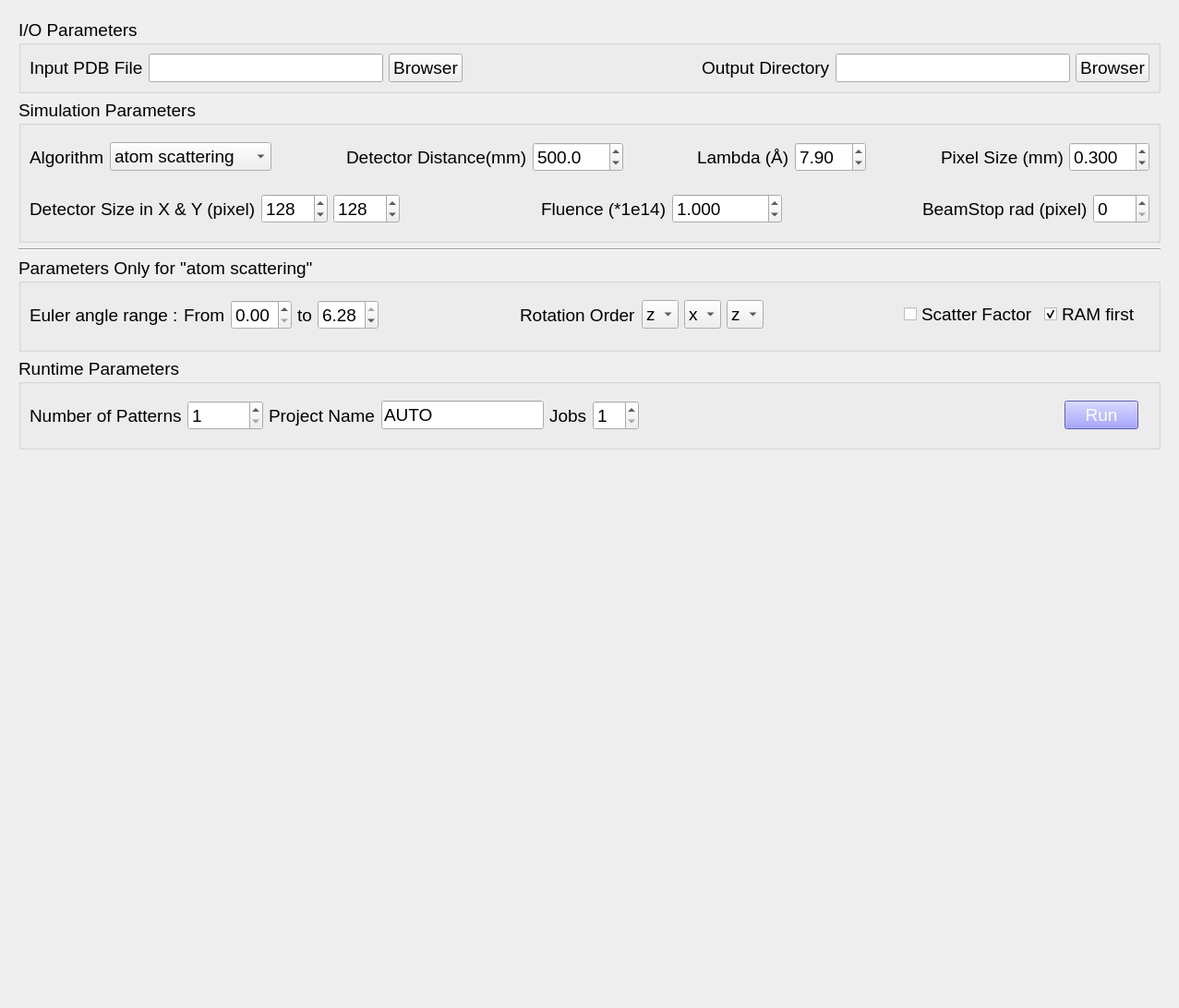
          <widget class="QWidget" name="tab_simulation">
           <attribute name="title">
            <string>Simulation</string>
           </attribute>
           <layout class="QVBoxLayout" name="verticalLayout_33">
            <item>
             <widget class="QWidget" name="widget_78" native="true">
              <layout class="QVBoxLayout" name="verticalLayout_27">
               <item>
                <widget class="QGroupBox" name="groupBox_9">
                 <property name="font">
                  <font>
                   <pointsize>14</pointsize>
                  </font>
                 </property>
                 <property name="title">
                  <string>I/O Parameters</string>
                 </property>
                 <layout class="QHBoxLayout" name="horizontalLayout_61">
                  <item>
                   <widget class="QLabel" name="label_55">
                    <property name="text">
                     <string>Input PDB File</string>
                    </property>
                   </widget>
                  </item>
                  <item>
                   <widget class="QLineEdit" name="lineEdit_13"/>
                  </item>
                  <item>
                   <widget class="QPushButton" name="pushButton_19">
                    <property name="text">
                     <string>Browser</string>
                    </property>
                   </widget>
                  </item>
                  <item>
                   <spacer name="horizontalSpacer_11">
                    <property name="orientation">
                     <enum>Qt::Horizontal</enum>
                    </property>
                    <property name="sizeHint" stdset="0">
                     <size>
                      <width>188</width>
                      <height>20</height>
                     </size>
                    </property>
                   </spacer>
                  </item>
                  <item>
                   <widget class="QLabel" name="label_56">
                    <property name="toolTip">
                     <string>&lt;html&gt;&lt;head/&gt;&lt;body&gt;&lt;p&gt;If empty, default work path will be used&lt;/p&gt;&lt;/body&gt;&lt;/html&gt;</string>
                    </property>
                    <property name="text">
                     <string>Output Directory</string>
                    </property>
                   </widget>
                  </item>
                  <item>
                   <widget class="QLineEdit" name="lineEdit_14"/>
                  </item>
                  <item>
                   <widget class="QPushButton" name="pushButton_20">
                    <property name="text">
                     <string>Browser</string>
                    </property>
                   </widget>
                  </item>
                 </layout>
                </widget>
               </item>
               <item>
                <widget class="QGroupBox" name="groupBox_10">
                 <property name="font">
                  <font>
                   <pointsize>14</pointsize>
                  </font>
                 </property>
                 <property name="title">
                  <string>Simulation Parameters</string>
                 </property>
                 <layout class="QVBoxLayout" name="verticalLayout_26">
                  <property name="leftMargin">
                   <number>0</number>
                  </property>
                  <property name="rightMargin">
                   <number>0</number>
                  </property>
                  <item>
                   <widget class="QWidget" name="widget_71" native="true">
                    <layout class="QHBoxLayout" name="horizontalLayout_63" stretch="0,0,1,0,0,1,0,0,1,0,0">
                     <item>
                      <widget class="QLabel" name="label_57">
                       <property name="text">
                        <string>Algorithm</string>
                       </property>
                      </widget>
                     </item>
                     <item>
                      <widget class="QComboBox" name="comboBox_13">
                       <item>
                        <property name="text">
                         <string>atom scattering</string>
                        </property>
                       </item>
                       <item>
                        <property name="text">
                         <string>Fourier transform</string>
                        </property>
                       </item>
                      </widget>
                     </item>
                     <item>
                      <spacer name="horizontalSpacer_12">
                       <property name="orientation">
                        <enum>Qt::Horizontal</enum>
                       </property>
                       <property name="sizeHint" stdset="0">
                        <size>
                         <width>40</width>
                         <height>20</height>
                        </size>
                       </property>
                      </spacer>
                     </item>
                     <item>
                      <widget class="QLabel" name="label_58">
                       <property name="text">
                        <string>Detector Distance(mm)</string>
                       </property>
                      </widget>
                     </item>
                     <item>
                      <widget class="QDoubleSpinBox" name="doubleSpinBox_10">
                       <property name="decimals">
                        <number>1</number>
                       </property>
                       <property name="maximum">
                        <double>10000.000000000000000</double>
                       </property>
                       <property name="singleStep">
                        <double>0.100000000000000</double>
                       </property>
                       <property name="value">
                        <double>500.000000000000000</double>
                       </property>
                      </widget>
                     </item>
                     <item>
                      <spacer name="horizontalSpacer_14">
                       <property name="orientation">
                        <enum>Qt::Horizontal</enum>
                       </property>
                       <property name="sizeHint" stdset="0">
                        <size>
                         <width>40</width>
                         <height>20</height>
                        </size>
                       </property>
                      </spacer>
                     </item>
                     <item>
                      <widget class="QLabel" name="label_59">
                       <property name="text">
                        <string>Lambda (Å)</string>
                       </property>
                      </widget>
                     </item>
                     <item>
                      <widget class="QDoubleSpinBox" name="doubleSpinBox_11">
                       <property name="singleStep">
                        <double>0.100000000000000</double>
                       </property>
                       <property name="value">
                        <double>7.900000000000000</double>
                       </property>
                      </widget>
                     </item>
                     <item>
                      <spacer name="horizontalSpacer_16">
                       <property name="orientation">
                        <enum>Qt::Horizontal</enum>
                       </property>
                       <property name="sizeHint" stdset="0">
                        <size>
                         <width>40</width>
                         <height>20</height>
                        </size>
                       </property>
                      </spacer>
                     </item>
                     <item>
                      <widget class="QLabel" name="label_60">
                       <property name="text">
                        <string>Pixel Size (mm)</string>
                       </property>
                      </widget>
                     </item>
                     <item>
                      <widget class="QDoubleSpinBox" name="doubleSpinBox_12">
                       <property name="decimals">
                        <number>3</number>
                       </property>
                       <property name="singleStep">
                        <double>0.100000000000000</double>
                       </property>
                       <property name="value">
                        <double>0.300000000000000</double>
                       </property>
                      </widget>
                     </item>
                    </layout>
                   </widget>
                  </item>
                  <item>
                   <widget class="QWidget" name="widget_73" native="true">
                    <layout class="QHBoxLayout" name="horizontalLayout_64" stretch="0,0,0,1,0,0,1,0,0">
                     <item>
                      <widget class="QLabel" name="label_62">
                       <property name="text">
                        <string>Detector Size in X &amp; Y (pixel)</string>
                       </property>
                       <property name="margin">
                        <number>0</number>
                       </property>
                      </widget>
                     </item>
                     <item>
                      <widget class="QSpinBox" name="spinBox_31">
                       <property name="maximum">
                        <number>1024</number>
                       </property>
                       <property name="value">
                        <number>128</number>
                       </property>
                      </widget>
                     </item>
                     <item>
                      <widget class="QSpinBox" name="spinBox_30">
                       <property name="maximum">
                        <number>1024</number>
                       </property>
                       <property name="value">
                        <number>128</number>
                       </property>
                      </widget>
                     </item>
                     <item>
                      <spacer name="horizontalSpacer_13">
                       <property name="orientation">
                        <enum>Qt::Horizontal</enum>
                       </property>
                       <property name="sizeHint" stdset="0">
                        <size>
                         <width>117</width>
                         <height>20</height>
                        </size>
                       </property>
                      </spacer>
                     </item>
                     <item>
                      <widget class="QLabel" name="label_63">
                       <property name="text">
                        <string>Fluence (*1e14)</string>
                       </property>
                      </widget>
                     </item>
                     <item>
                      <widget class="QDoubleSpinBox" name="doubleSpinBox_13">
                       <property name="decimals">
                        <number>3</number>
                       </property>
                       <property name="minimum">
                        <double>0.001000000000000</double>
                       </property>
                       <property name="maximum">
                        <double>10000.000000000000000</double>
                       </property>
                       <property name="singleStep">
                        <double>0.100000000000000</double>
                       </property>
                       <property name="value">
                        <double>1.000000000000000</double>
                       </property>
                      </widget>
                     </item>
                     <item>
                      <spacer name="horizontalSpacer_15">
                       <property name="orientation">
                        <enum>Qt::Horizontal</enum>
                       </property>
                       <property name="sizeHint" stdset="0">
                        <size>
                         <width>40</width>
                         <height>20</height>
                        </size>
                       </property>
                      </spacer>
                     </item>
                     <item>
                      <widget class="QLabel" name="label_61">
                       <property name="text">
                        <string>BeamStop rad (pixel)</string>
                       </property>
                      </widget>
                     </item>
                     <item>
                      <widget class="QSpinBox" name="spinBox_29">
                       <property name="maximum">
                        <number>512</number>
                       </property>
                      </widget>
                     </item>
                    </layout>
                   </widget>
                  </item>
                 </layout>
                </widget>
               </item>
               <item>
                <widget class="Line" name="line_2">
                 <property name="orientation">
                  <enum>Qt::Horizontal</enum>
                 </property>
                </widget>
               </item>
               <item>
                <widget class="QGroupBox" name="groupBox_11">
                 <property name="enabled">
                  <bool>true</bool>
                 </property>
                 <property name="font">
                  <font>
                   <pointsize>14</pointsize>
                  </font>
                 </property>
                 <property name="title">
                  <string>Parameters Only for &quot;atom scattering&quot;</string>
                 </property>
                 <layout class="QVBoxLayout" name="verticalLayout_28">
                  <property name="leftMargin">
                   <number>0</number>
                  </property>
                  <property name="bottomMargin">
                   <number>12</number>
                  </property>
                  <item>
                   <widget class="QWidget" name="widget_74" native="true">
                    <layout class="QHBoxLayout" name="horizontalLayout_65" stretch="0,0,0,0,0,1,0,0,0,0,1,0,0">
                     <item>
                      <widget class="QLabel" name="label_65">
                       <property name="text">
                        <string>Euler angle range :</string>
                       </property>
                      </widget>
                     </item>
                     <item>
                      <widget class="QLabel" name="label_66">
                       <property name="text">
                        <string>From</string>
                       </property>
                      </widget>
                     </item>
                     <item>
                      <widget class="QDoubleSpinBox" name="doubleSpinBox_14">
                       <property name="maximum">
                        <double>6.280000000000000</double>
                       </property>
                       <property name="singleStep">
                        <double>0.100000000000000</double>
                       </property>
                      </widget>
                     </item>
                     <item>
                      <widget class="QLabel" name="label_67">
                       <property name="text">
                        <string>to</string>
                       </property>
                      </widget>
                     </item>
                     <item>
                      <widget class="QDoubleSpinBox" name="doubleSpinBox_15">
                       <property name="maximum">
                        <double>6.280000000000000</double>
                       </property>
                       <property name="singleStep">
                        <double>0.100000000000000</double>
                       </property>
                       <property name="value">
                        <double>6.280000000000000</double>
                       </property>
                      </widget>
                     </item>
                     <item>
                      <spacer name="horizontalSpacer_17">
                       <property name="orientation">
                        <enum>Qt::Horizontal</enum>
                       </property>
                       <property name="sizeHint" stdset="0">
                        <size>
                         <width>73</width>
                         <height>20</height>
                        </size>
                       </property>
                      </spacer>
                     </item>
                     <item>
                      <widget class="QLabel" name="label_68">
                       <property name="text">
                        <string>Rotation Order</string>
                       </property>
                      </widget>
                     </item>
                     <item>
                      <widget class="QComboBox" name="comboBox_14">
                       <property name="currentIndex">
                        <number>2</number>
                       </property>
                       <item>
                        <property name="text">
                         <string>x</string>
                        </property>
                       </item>
                       <item>
                        <property name="text">
                         <string>y</string>
                        </property>
                       </item>
                       <item>
                        <property name="text">
                         <string>z</string>
                        </property>
                       </item>
                      </widget>
                     </item>
                     <item>
                      <widget class="QComboBox" name="comboBox_15">
                       <item>
                        <property name="text">
                         <string>x</string>
                        </property>
                       </item>
                       <item>
                        <property name="text">
                         <string>y</string>
                        </property>
                       </item>
                       <item>
                        <property name="text">
                         <string>z</string>
                        </property>
                       </item>
                      </widget>
                     </item>
                     <item>
                      <widget class="QComboBox" name="comboBox_16">
                       <property name="currentIndex">
                        <number>2</number>
                       </property>
                       <item>
                        <property name="text">
                         <string>x</string>
                        </property>
                       </item>
                       <item>
                        <property name="text">
                         <string>y</string>
                        </property>
                       </item>
                       <item>
                        <property name="text">
                         <string>z</string>
                        </property>
                       </item>
                      </widget>
                     </item>
                     <item>
                      <spacer name="horizontalSpacer_18">
                       <property name="orientation">
                        <enum>Qt::Horizontal</enum>
                       </property>
                       <property name="sizeHint" stdset="0">
                        <size>
                         <width>72</width>
                         <height>20</height>
                        </size>
                       </property>
                      </spacer>
                     </item>
                     <item>
                      <widget class="QCheckBox" name="checkBox">
                       <property name="text">
                        <string>Scatter Factor</string>
                       </property>
                      </widget>
                     </item>
                     <item>
                      <widget class="QCheckBox" name="checkBox_2">
                       <property name="text">
                        <string>RAM first</string>
                       </property>
                       <property name="checked">
                        <bool>true</bool>
                       </property>
                      </widget>
                     </item>
                    </layout>
                   </widget>
                  </item>
                 </layout>
                </widget>
               </item>
               <item>
                <widget class="QGroupBox" name="groupBox_12">
                 <property name="font">
                  <font>
                   <pointsize>14</pointsize>
                  </font>
                 </property>
                 <property name="title">
                  <string>Runtime Parameters</string>
                 </property>
                 <layout class="QVBoxLayout" name="verticalLayout_29">
                  <property name="leftMargin">
                   <number>0</number>
                  </property>
                  <property name="rightMargin">
                   <number>12</number>
                  </property>
                  <item>
                   <widget class="QWidget" name="widget_75" native="true">
                    <layout class="QHBoxLayout" name="horizontalLayout_66" stretch="0,0,0,0,0,0,1,0">
                     <item>
                      <widget class="QLabel" name="label_69">
                       <property name="text">
                        <string>Number of Patterns</string>
                       </property>
                      </widget>
                     </item>
                     <item>
                      <widget class="QSpinBox" name="spinBox_32">
                       <property name="minimum">
                        <number>1</number>
                       </property>
                       <property name="maximum">
                        <number>50000</number>
                       </property>
                      </widget>
                     </item>
                     <item>
                      <widget class="QLabel" name="label_70">
                       <property name="text">
                        <string>Project Name</string>
                       </property>
                      </widget>
                     </item>
                     <item>
                      <widget class="QLineEdit" name="lineEdit_15">
                       <property name="text">
                        <string>AUTO</string>
                       </property>
                      </widget>
                     </item>
                     <item>
                      <widget class="QLabel" name="label_72">
                       <property name="text">
                        <string>Jobs</string>
                       </property>
                      </widget>
                     </item>
                     <item>
                      <widget class="QSpinBox" name="spinBox_33">
                       <property name="minimum">
                        <number>1</number>
                       </property>
                      </widget>
                     </item>
                     <item>
                      <spacer name="horizontalSpacer_21">
                       <property name="orientation">
                        <enum>Qt::Horizontal</enum>
                       </property>
                       <property name="sizeHint" stdset="0">
                        <size>
                         <width>455</width>
                         <height>20</height>
                        </size>
                       </property>
                      </spacer>
                     </item>
                     <item>
                      <widget class="QPushButton" name="pushButton_21">
                       <property name="cursor">
                        <cursorShape>PointingHandCursor</cursorShape>
                       </property>
                       <property name="styleSheet">
                        <string notr="true">background-color: rgb(128, 128, 255);
color: rgb(255, 255, 255);</string>
                       </property>
                       <property name="text">
                        <string>Run</string>
                       </property>
                      </widget>
                     </item>
                    </layout>
                   </widget>
                  </item>
                 </layout>
                </widget>
               </item>
               <item>
                <spacer name="verticalSpacer_2">
                 <property name="orientation">
                  <enum>Qt::Vertical</enum>
                 </property>
                 <property name="sizeHint" stdset="0">
                  <size>
                   <width>20</width>
                   <height>585</height>
                  </size>
                 </property>
                </spacer>
               </item>
              </layout>
             </widget>
            </item>
           </layout>
          </widget>
